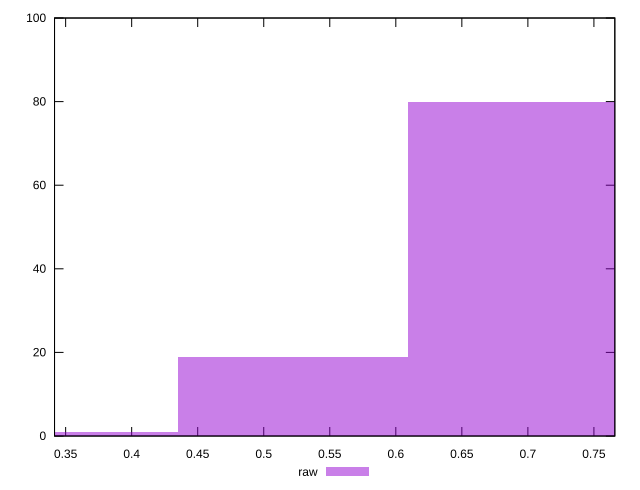

Recreate this plot in gnuplot.
reset

$raw <<EOF
0.6963470534952172 80
0.5222602901214128 19
0.3481735267476086 1
EOF

set key outside below
set boxwidth 0.1740867633738043
set xrange [0.34159149520050375:0.7658301502978871]
set yrange [0:100]
set trange [0:100]
set style fill transparent solid 0.5 noborder
set terminal svg size 640, 490 enhanced background rgb 'white'
set output "report_00015_2021-02-09T16-11-33.973Z/meta/pScore/samples/pages+cached+noadtech+nomedia+nocss/raw/histogram.svg"

plot $raw title "raw" with boxes

reset
